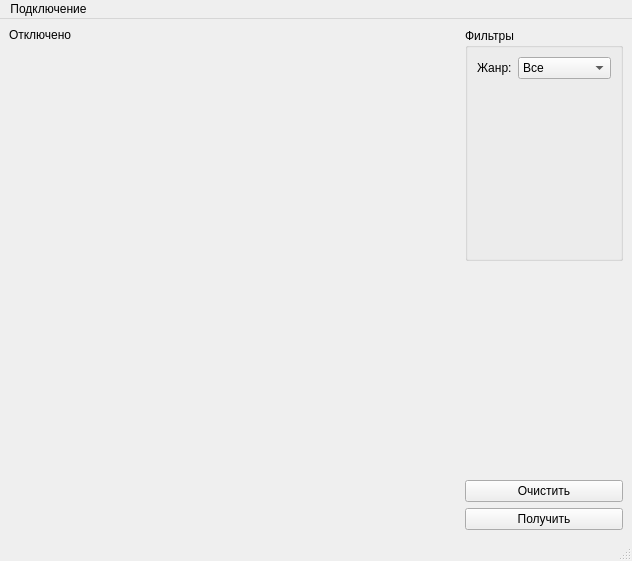
<?xml version="1.0" encoding="UTF-8"?>
<ui version="4.0">
 <class>MainWindow</class>
 <widget class="QMainWindow" name="MainWindow">
  <property name="geometry">
   <rect>
    <x>0</x>
    <y>0</y>
    <width>632</width>
    <height>561</height>
   </rect>
  </property>
  <property name="sizePolicy">
   <sizepolicy hsizetype="Preferred" vsizetype="Expanding">
    <horstretch>0</horstretch>
    <verstretch>0</verstretch>
   </sizepolicy>
  </property>
  <property name="windowTitle">
   <string>MainWindow</string>
  </property>
  <widget class="QWidget" name="centralwidget">
   <layout class="QGridLayout" name="gridLayout">
    <item row="0" column="0">
     <widget class="QLabel" name="lb_statusConnect">
      <property name="sizePolicy">
       <sizepolicy hsizetype="Preferred" vsizetype="Maximum">
        <horstretch>0</horstretch>
        <verstretch>0</verstretch>
       </sizepolicy>
      </property>
      <property name="text">
       <string>Отключено</string>
      </property>
     </widget>
    </item>
    <item row="0" column="1" rowspan="2">
     <widget class="QGroupBox" name="gb_filters">
      <property name="sizePolicy">
       <sizepolicy hsizetype="Preferred" vsizetype="Minimum">
        <horstretch>0</horstretch>
        <verstretch>0</verstretch>
       </sizepolicy>
      </property>
      <property name="title">
       <string>Фильтры</string>
      </property>
      <layout class="QFormLayout" name="formLayout">
       <item row="0" column="0">
        <widget class="QLabel" name="lb_category">
         <property name="text">
          <string>Жанр:</string>
         </property>
        </widget>
       </item>
       <item row="0" column="1">
        <widget class="QComboBox" name="cb_category">
         <property name="currentIndex">
          <number>0</number>
         </property>
         <item>
          <property name="text">
           <string>Все</string>
          </property>
         </item>
         <item>
          <property name="text">
           <string>Комедия</string>
          </property>
         </item>
         <item>
          <property name="text">
           <string>Ужасы</string>
          </property>
         </item>
        </widget>
       </item>
      </layout>
     </widget>
    </item>
    <item row="2" column="1">
     <spacer name="verticalSpacer">
      <property name="orientation">
       <enum>Qt::Orientation::Vertical</enum>
      </property>
      <property name="sizeType">
       <enum>QSizePolicy::Policy::Minimum</enum>
      </property>
      <property name="sizeHint" stdset="0">
       <size>
        <width>20</width>
        <height>40</height>
       </size>
      </property>
     </spacer>
    </item>
    <item row="3" column="1">
     <widget class="QPushButton" name="pb_clear">
      <property name="sizePolicy">
       <sizepolicy hsizetype="Minimum" vsizetype="Maximum">
        <horstretch>0</horstretch>
        <verstretch>0</verstretch>
       </sizepolicy>
      </property>
      <property name="text">
       <string>Очистить</string>
      </property>
     </widget>
    </item>
    <item row="4" column="1">
     <widget class="QPushButton" name="pb_request">
      <property name="sizePolicy">
       <sizepolicy hsizetype="Minimum" vsizetype="Maximum">
        <horstretch>0</horstretch>
        <verstretch>0</verstretch>
       </sizepolicy>
      </property>
      <property name="text">
       <string>Получить</string>
      </property>
     </widget>
    </item>
    <item row="1" column="0" rowspan="4">
     <widget class="QWidget" name="TableWid" native="true">
      <property name="sizePolicy">
       <sizepolicy hsizetype="Minimum" vsizetype="Preferred">
        <horstretch>0</horstretch>
        <verstretch>0</verstretch>
       </sizepolicy>
      </property>
      <property name="minimumSize">
       <size>
        <width>450</width>
        <height>0</height>
       </size>
      </property>
      <layout class="QVBoxLayout" name="verticalLayout_2">
       <item>
        <layout class="QVBoxLayout" name="verticalLayout"/>
       </item>
      </layout>
     </widget>
    </item>
   </layout>
  </widget>
  <widget class="QMenuBar" name="menubar">
   <property name="geometry">
    <rect>
     <x>0</x>
     <y>0</y>
     <width>632</width>
     <height>22</height>
    </rect>
   </property>
   <widget class="QMenu" name="menu">
    <property name="title">
     <string>Подключение</string>
    </property>
    <addaction name="act_addData"/>
    <addaction name="separator"/>
    <addaction name="act_connect"/>
   </widget>
   <addaction name="menu"/>
  </widget>
  <widget class="QStatusBar" name="statusbar"/>
  <action name="act_connect">
   <property name="text">
    <string>Подключиться</string>
   </property>
  </action>
  <action name="act_addData">
   <property name="text">
    <string>Ввести данные</string>
   </property>
  </action>
 </widget>
 <resources/>
 <connections/>
</ui>
